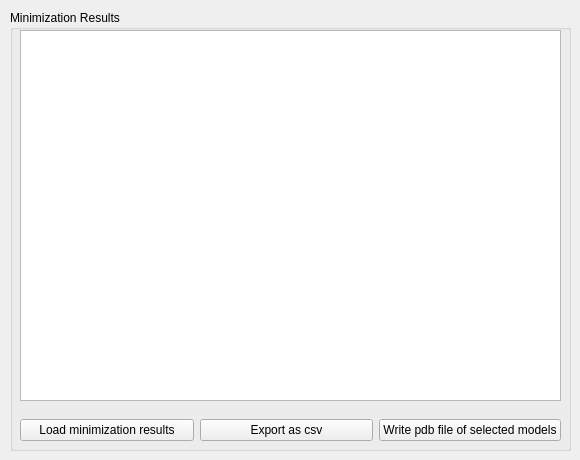
   <widget class="QWidget" name="tab_8">
    <attribute name="title">
     <string>PR Results</string>
    </attribute>
    <widget class="QGroupBox" name="groupBox_35">
     <property name="geometry">
      <rect>
       <x>10</x>
       <y>10</y>
       <width>561</width>
       <height>441</height>
      </rect>
     </property>
     <property name="title">
      <string>Minimization Results</string>
     </property>
     <widget class="QWidget" name="horizontalLayoutWidget_3">
      <property name="geometry">
       <rect>
        <x>10</x>
        <y>400</y>
        <width>541</width>
        <height>41</height>
       </rect>
      </property>
      <layout class="QHBoxLayout" name="horizontalLayout_3">
       <item>
        <widget class="QPushButton" name="pushButton_26">
         <property name="text">
          <string>Load minimization results</string>
         </property>
        </widget>
       </item>
       <item>
        <widget class="QPushButton" name="pushButton_27">
         <property name="text">
          <string>Export as csv</string>
         </property>
        </widget>
       </item>
       <item>
        <widget class="QPushButton" name="pushButton_28">
         <property name="text">
          <string>Write pdb file of selected models</string>
         </property>
        </widget>
       </item>
      </layout>
     </widget>
     <widget class="QTableWidget" name="tableWidget">
      <property name="geometry">
       <rect>
        <x>10</x>
        <y>20</y>
        <width>541</width>
        <height>371</height>
       </rect>
      </property>
     </widget>
    </widget>
   </widget>
